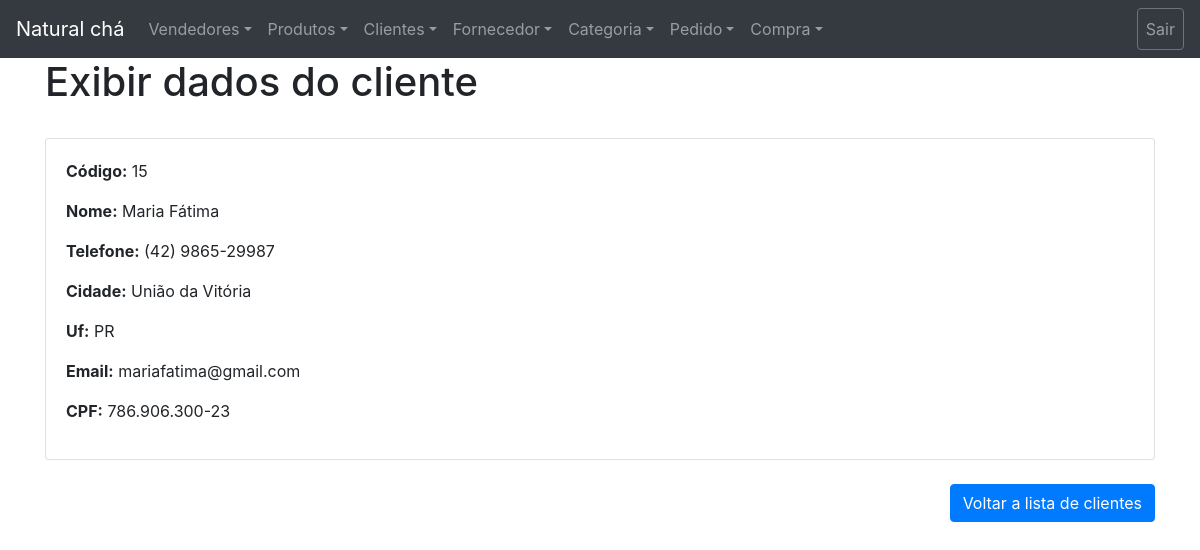
The app's page /backend/clientes/exibir_cliente.php?id=15 with its own data.
### tables this page shows
CREATE TABLE `cliente` (
  `id` int(11) NOT NULL AUTO_INCREMENT,
  `nome` varchar(100) NOT NULL,
  `telefone` varchar(15) NOT NULL,
  `email` varchar(45) NOT NULL,
  `cpf` varchar(14) NOT NULL,
  `cidade` varchar(45) NOT NULL,
  `uf` varchar(5) NOT NULL,
  `datanascimento` date DEFAULT NULL,
  `apelido_cliente` varchar(10) DEFAULT NULL,
  PRIMARY KEY (`id`)
);

### backend/clientes/exibir_cliente.php (the view, shortened to what this page needs)
<?php
try{
    include "../configurações/conexao.php";
    $query = $conexao->prepare("SELECT * FROM cliente WHERE id=:id");
    $query->bindValue(":id", $_GET['id']);
    $resultado = $query->execute();
    $linha = $query->fetchObject();
}catch(PDOException $exception){
    echo $exception->getMessage();
}
?>
<!DOCTYPE html>
<html lang="en">
<head>
</head>
<?php
include ("../configurações/bootstrap.php");
include ("../configurações/menu.php");
?>
<body>
<div class="container">
    <h1>Exibir dados do cliente</h1>
    <br>
    <div class="card">
        <div class="card-body">
            <p><strong>Código:</strong> <?php echo $linha->id; ?></p>
            <p><strong>Nome:</strong> <?php echo $linha->nome; ?></p>
            <p><strong>Telefone:</strong> <?php echo $linha->telefone; ?></p>
            <p><strong>Cidade:</strong> <?php echo $linha->cidade; ?></p>
            <p><strong>Uf:</strong> <?php echo $linha->uf; ?></p>
            <p><strong>Email:</strong> <?php echo $linha->email; ?></p>
            <p><strong>CPF:</strong> <?php echo $linha->cpf; ?></p>
        </div>
    </div>
    <br>
    <p><a type="button" class="btn btn-primary float-right" href="listagem_cliente.php">Voltar a lista de clientes</a> </p>
</div>
</body>
</html>

### records on screen
cliente: id "15", nome "Maria Fátima", telefone "(42) 9865-29987", cidade "União da Vitória", uf "PR", email "mariafatima@gmail.com", cpf "786.906.300-23"
